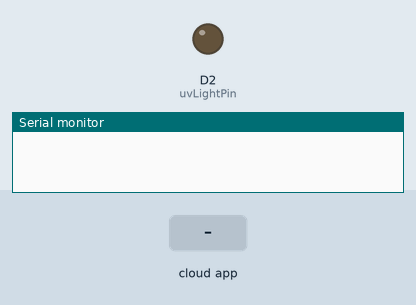
Recording of a sketch running on a simulated Arduino Nano 33 IoT. Parts: output pins drawn as LEDs (lit = HIGH), the last lines printed to the serial monitor. Inputs (shaded band) come from the test bench. WiFi joins after 1.5 s; servers stay silent unless stated.

Above: at 4.2 s.
4.3 s: the phone or cloud app sets uvLightState to 1
At 5.2 s:
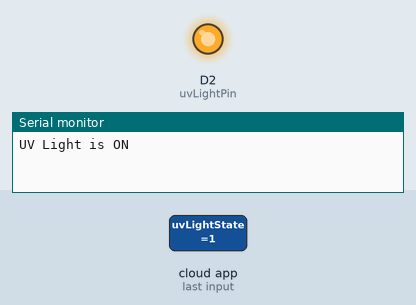
5.8 s: the phone or cloud app sets uvLightState to 0
At 6.4 s:
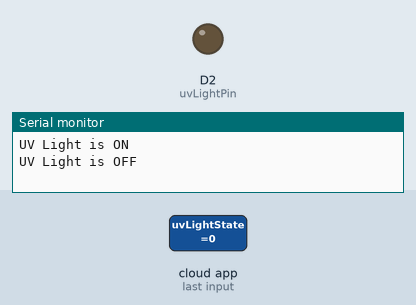
Timing chart, 0 to 8.8 s (numbered marks = the images above; inputs shaded):
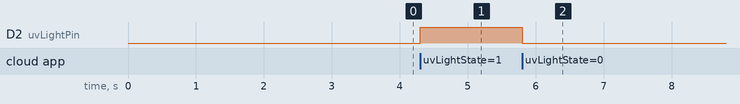

Measured:
- after the input at 4.3 s, D2 (uvLightPin): LOW → HIGH at once
- after the input at 5.8 s, D2 (uvLightPin): HIGH → LOW at once

The sketch:

UV_Light_Control.ino
```cpp
#include "arduino_secrets.h"
/*
  Sketch generated by the Arduino IoT Cloud Thing "Untitled"
  https://create.arduino.cc/cloud/things/5d37b76c-41c2-46c5-b0e2-224b2ced3136

  Arduino IoT Cloud Variables description

  The following variables are automatically generated and updated when changes are made to the Thing

  bool uvLightState;

  Variables which are marked as READ/WRITE in the Cloud Thing will also have functions
  which are called when their values are changed from the Dashboard.
  These functions are generated with the Thing and added at the end of this sketch.
*/

#include "thingProperties.h"

const int uvLightPin = 2; //Pin connected to UV Light via MOSFET gate

void setup() {
  // Initialize serial and wait for port to open:
  Serial.begin(9600);
  // This delay gives the chance to wait for a Serial Monitor without blocking if none is found
  delay(1500);

  //Set up UV Light pin as OUTPUT
  pinMode(uvLightPin,OUTPUT);
  digitalWrite(uvLightPin,LOW); //Ensures UV Light is OFF at startup

  // Defined in thingProperties.h (Initialize IoT Cloud Properties)
  initProperties();

  // Connect to Arduino IoT Cloud
  ArduinoCloud.begin(ArduinoIoTPreferredConnection);

 /*  The following function allows you to obtain more information
     related to the state of network and IoT Cloud connection and errors
     the higher number the more granular information you’ll get.
     The default is 0 (only errors).
     Maximum is 4
 */
  setDebugMessageLevel(2);
  ArduinoCloud.printDebugInfo();
}

void loop() {
  ArduinoCloud.update();
  // Your code here

}


/*
  Since UvLightState is READ_WRITE variable, onUvLightStateChange() is
  executed every time a new value is received from IoT Cloud.
*/
void onUvLightStateChange()  {
  // Add your code here to act upon UvLightState change
  if(uvLightState){
    // Turn ON the UV Light
    digitalWrite(uvLightPin,HIGH);
    Serial.println("UV Light is ON");
  } else {
    // Turn OFF the UV Light
    digitalWrite(uvLightPin,LOW);
    Serial.println("UV Light is OFF");
  }

}
```

arduino_secrets.h
```cpp
#define SECRET_OPTIONAL_PASS ""
#define SECRET_SSID ""
```

thingProperties.h
```cpp
// Code generated by Arduino IoT Cloud, DO NOT EDIT.

#include <ArduinoIoTCloud.h>
#include <Arduino_ConnectionHandler.h>

const char SSID[]     = SECRET_SSID;    // Network SSID (name)
const char PASS[]     = SECRET_OPTIONAL_PASS;    // Network password (use for WPA, or use as key for WEP)

void onUvLightStateChange();

bool uvLightState;

void initProperties(){

  ArduinoCloud.addProperty(uvLightState, READWRITE, ON_CHANGE, onUvLightStateChange);

}

WiFiConnectionHandler ArduinoIoTPreferredConnection(SSID, PASS);
```
